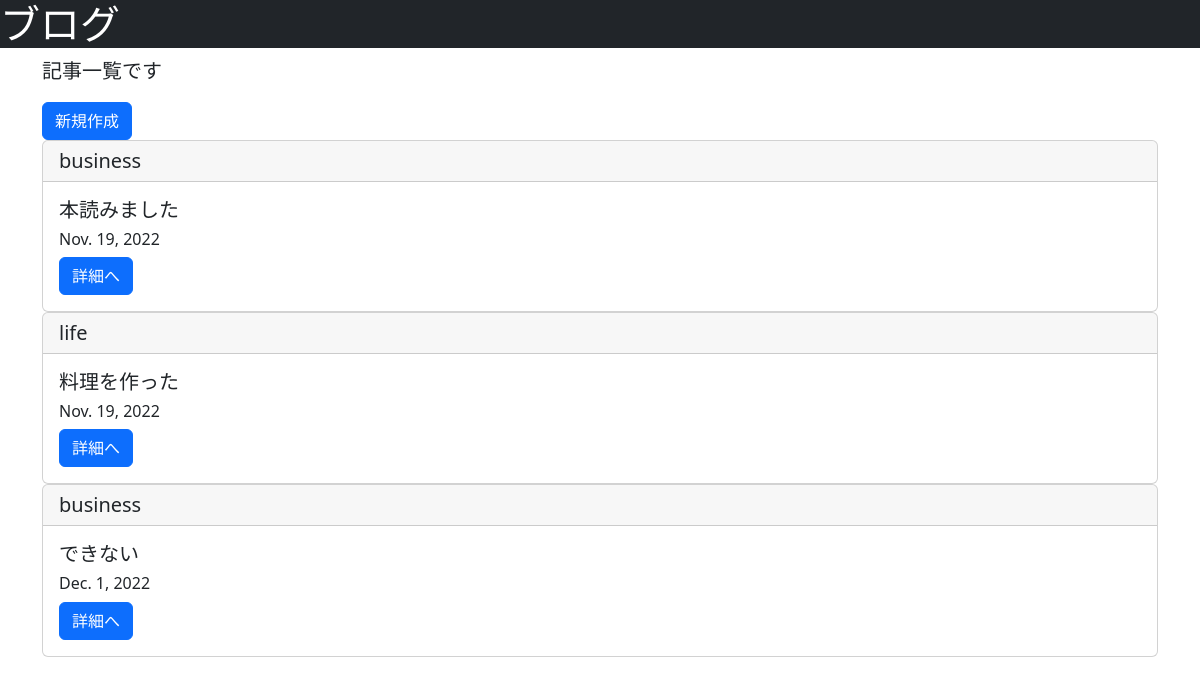
The page /list/ on the database as committed earlier.
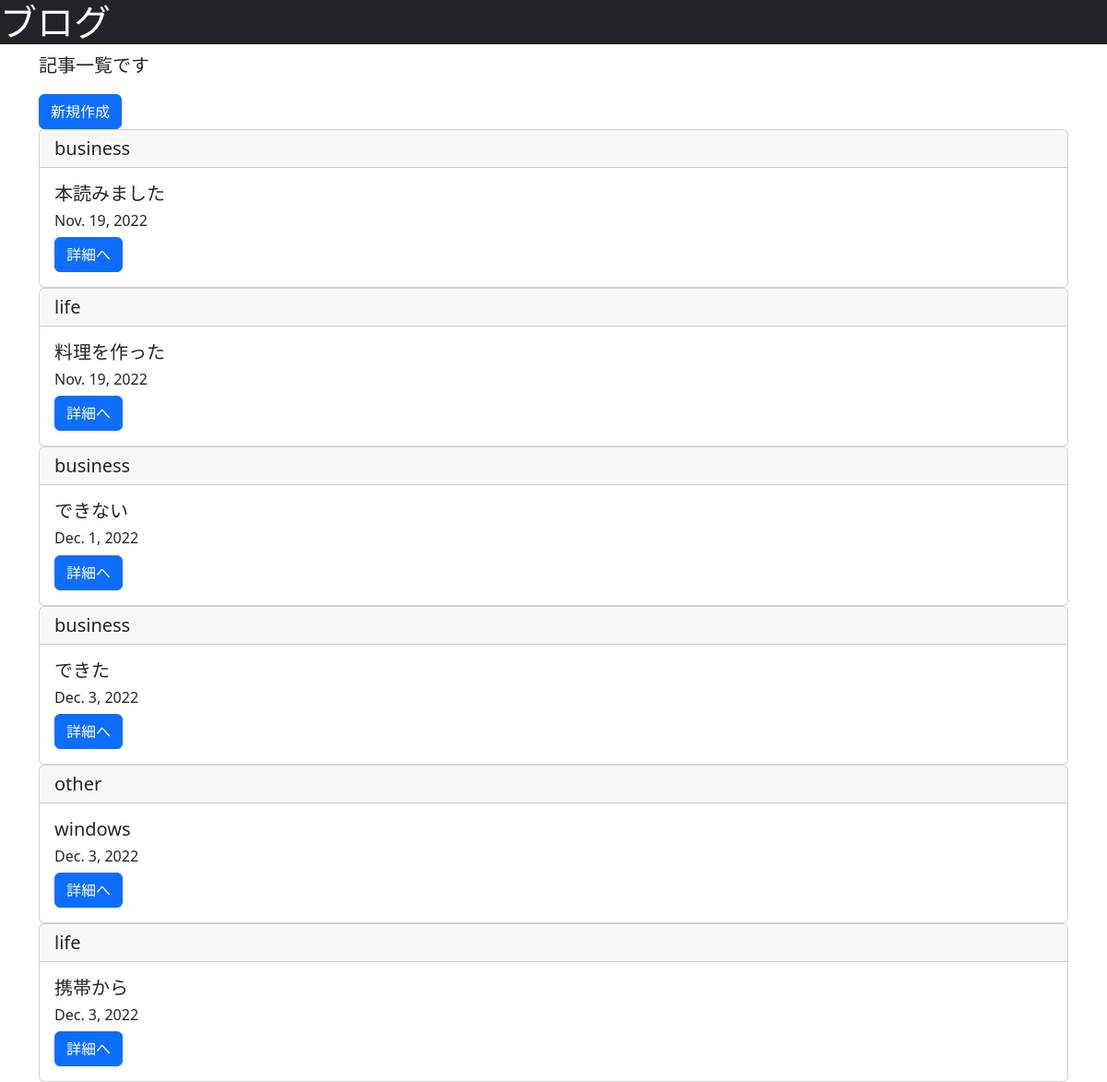
The same page on the database as committed later.
### blogpost/models.py (models this page shows, shortened)
class BlogModel(models.Model):
    title = models.CharField(max_length=100)
    content = models.TextField()
    postdate = models.DateField(auto_now_add=True)
    category = models.CharField(max_length=50, choices = CATEGORY)

### blogpost/views.py (the view)
# urls.py: path('list/',BlogList.as_view(),name='list'),
class BlogList(ListView):
    template_name = 'list.html'
    model = BlogModel

### templates/list.html
{% extends 'base.html' %}
{% block header %}
<h1 class="text-bg-dark">ブログ</h1>
{% endblock header %}
{% block content %}
    <div class="container">
        <p class="lead">記事一覧です</p>
        <a href="{% url 'create' %}" class="btn btn-primary">新規作成</a>
        {% for item in object_list %}
            <div class="card">
                <h5 class="card-header">{{ item.category }}</h5>
                <div class="card-body">
                    <h5 class="card-title">{{ item.title }}</h5>
                    <h6 class="card-title">{{ item.postdate }}</h6>
                    <a href="{% url 'detail' item.pk %}" class="btn btn-primary">詳細へ</a>
                </div>
            </div>
        {% endfor %}
    </div>
{% endblock content %}

### templates/base.html (shortened to what this page needs)
<!doctype html>
<html lang="en">
    <head>
        <link href="https://cdn.jsdelivr.net/npm/bootstrap@5.2.2/dist/css/bootstrap.min.css" rel="stylesheet">
    </head>
    <body>
        {% block header %}
        {% endblock header %}
        {% block content %}
        {% endblock content %}
    </body>
</html>

Rows that differ between the two databases and show on the page:
added BlogModel: category "business", title "できた", postdate "Dec. 3, 2022"
added BlogModel: category "other", title "windows", postdate "Dec. 3, 2022"
added BlogModel: category "life", title "携帯から", postdate "Dec. 3, 2022"
